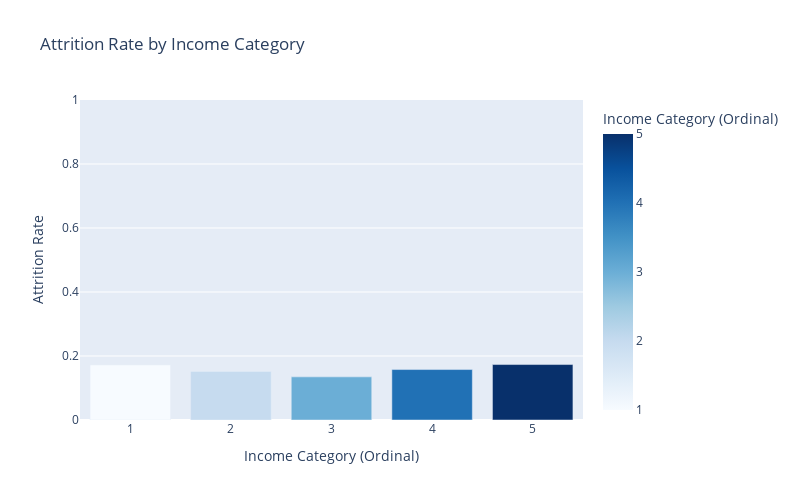

Notebook cell for this chart:
### Markdown cell above
The boxplot visualizes the distribution of income categories for both attrited and retained customers. It shows that customers who have attrited are concentrated in the lower income categories (1–4), with less variation, while retained customers are spread across a wider range of income levels. The Mann-Whitney U test confirms this difference is statistically significant (p-value ≈ 0), indicating that income category is meaningfully associated with attrition.

**Business implication:**
Since lower-income customers are more likely to churn, targeted retention strategies and product offerings should be designed to better serve and engage this segment.

### Code cell
bar_df = df.dropna(subset=["mod_Income_Category", "mod_Attrition_Flag"]).copy()

attrition_rate = (
    bar_df.groupby("mod_Income_Category")["mod_Attrition_Flag"]
    .mean()
    .reset_index()
    .rename(columns={"mod_Attrition_Flag": "Attrition Rate"})
)


fig = px.bar(
    attrition_rate,
    x="mod_Income_Category",
    y="Attrition Rate",
    color="mod_Income_Category",
    color_continuous_scale="Blues",
    title="Attrition Rate by Income Category",
    labels={
        "mod_Income_Category": "Income Category (Ordinal)",
        "Attrition Rate": "Attrition Rate"
    },
    width=800,
    height=500
    
)
fig.update_yaxes(range=[0, 1])
fig.show()

### Figure 1 — Plotly figure (JSON) as saved in the notebook; plotly's stock layout.template omitted (floating-point values rounded to 4 significant figures)
{"data": [{"hovertemplate": "Income Category (Ordinal)=%{marker.color}<br>Attrition Rate=%{y}<extra></extra>", "legendgroup": "", "marker": {"color": [1.0, 2.0, 3.0, 4.0, 5.0], "coloraxis": "coloraxis", "pattern": {"shape": ""}}, "name": "", "orientation": "v", "showlegend": false, "textposition": "auto", "type": "bar", "x": [1.0, 2.0, 3.0, 4.0, 5.0], "xaxis": "x", "y": [0.1719, 0.1514, 0.1348, 0.1577, 0.1733], "yaxis": "y"}], "layout": {"barmode": "relative", "coloraxis": {"colorbar": {"title": {"text": "Income Category (Ordinal)"}}, "colorscale": [[0, "rgb(247,251,255)"], [0.125, "rgb(222,235,247)"], [0.25, "rgb(198,219,239)"], [0.375, "rgb(158,202,225)"], [0.5, "rgb(107,174,214)"], [0.625, "rgb(66,146,198)"], [0.75, "rgb(33,113,181)"], [0.875, "rgb(8,81,156)"], [1, "rgb(8,48,107)"]]}, "height": 500, "legend": {"tracegroupgap": 0}, "title": {"text": "Attrition Rate by Income Category"}, "width": 800, "xaxis": {"anchor": "y", "domain": [0, 1], "title": {"text": "Income Category (Ordinal)"}}, "yaxis": {"anchor": "x", "domain": [0, 1], "range": [0, 1], "title": {"text": "Attrition Rate"}}}}
